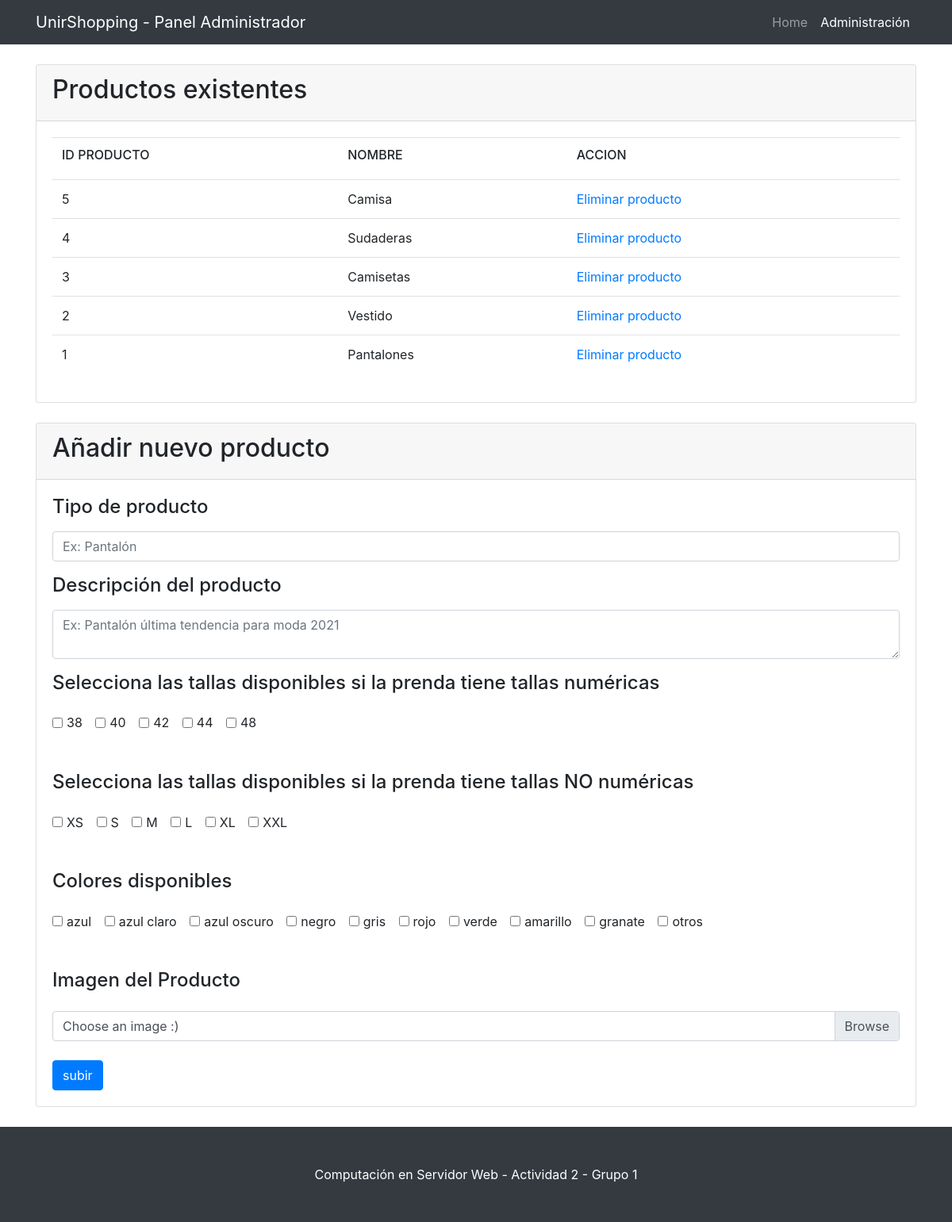
The app's page /index.php?controlador=ControladorAdmin&accion=consulta (signed in) with its own data.
### tables this page shows
CREATE TABLE `products` (
  `id` int(11) NOT NULL,
  `nombre` varchar(100) NOT NULL,
  `descripcion` varchar(200) NOT NULL,
  `tallas_disponibles` varchar(200) NOT NULL,
  `colores_disponibles` varchar(200) NOT NULL,
  `img` text NOT NULL
);

### modelo/bd/conexion.php (called while the page is built, shortened)
<?php
class Conexion{
    private $host = "localhost";
    private $usuario = "root";
    private $password = "";
    private $bd="tienda";
    public function getConexion(){
        $mysql=new mysqli($this->host, $this->usuario, $this->password, $this->bd);
        return $mysql;
    }
}
?>

### modelo/ModeloBase.php (called while the page is built, shortened)
<?php
require_once('bd/conexion.php');
require_once('Product.php');
class ModeloBase{
    private $tabla;
    private $link;
    private $obj;
    public function __construct($_tabla, $_obj){
        $this->tabla = $_tabla;
        $this->obj=$_obj;
        $this->conexion = new Conexion();
        $this->link = $this->conexion->getConexion();
    }
    public function readAll(){
        if ($result=$this->link->query("SELECT * FROM $this->tabla ORDER BY id DESC")){
            while ($row = $result->fetch_object($this->obj)) {
            $resultSet[]=$row;
            }
            return $resultSet;
        }
    }
}
?>

### modelo/Product.php (called while the page is built, shortened)
<?php
    class Product {
        private $id;
        private $nombre;
        function getId(){
            return $this->id;
        }
        function getNombre(){
            return $this->nombre;
        }
    }
?>

### vista/VistaAdmin.php (the view, shortened to what this page needs)
<?php
    function filtrado($datos){
        $datos = trim($datos);
        $datos = stripslashes($datos);
        $datos = htmlspecialchars($datos);
        return $datos;
    }
?>
<!DOCTYPE html>
<html>
<head>
    <link href="css/bootstrap.min.css" rel="stylesheet">
    <link rel="stylesheet" type="text/css" href="css/style.css">
</head>
<body>
    <nav class="navbar navbar-expand-lg navbar-dark bg-dark fixed-top">
    <div class="container">
        <a class="navbar-brand" href="index.php?controlador=ControladorAdmin&accion=consulta">UnirShopping - Panel Administrador</a>
        <div class="collapse navbar-collapse" id="navbarResponsive">
        <ul class="navbar-nav ml-auto">
          <li class="nav-item">
            <a class="nav-link" href="index.php?controlador=ControladorTienda&accion=mostrarItems">Home
            </a>
          </li>
          <li class="nav-item active">
            <a class="nav-link" href="index.php?controlador=ControladorAdmin&accion=consulta">Administración
            </a>
          </li>
        </ul>
      </div>
    </div>
    </nav>
    <div id="cuerpoAdmin" class="container">
        <div id="itemAdmin" class="card">
          <div class="card-header">
            <h2>Productos existentes</h2>
          </div>
          <div class="card-body">
            <table class="table">
                <thead class="thead-dark">
                    <td><h6>ID PRODUCTO</h6></td>
                    <td><h6>NOMBRE<h6></td>
                    <td><h6>ACCION<h6></td>
                </thead>
                <tbody>
                    <?php
                        foreach ($result as $product)
                    {
                    ?>
                        <tr>
                            <td><?php echo filtrado($product->getId());?></td>
                            <td><?php echo filtrado($product->getNombre());?></td>
                            <td><a href="index.php?controlador=ControladorAdmin&accion=delete&args=<?php echo $product->getId();?>">Eliminar producto</a></td>
                        </tr>
                    <?php
                    }
                    ?>
                </tbody>
            </table>
          </div>
        </div>
        <div id="itemAdmin" class="card">
            <div class="card-header">
                <h2>Añadir nuevo producto</h2>
            </div>
            <div class="card-body">
                <form action="index.php?controlador=ControladorAdmin&&accion=subir" class="formulario" id="formulario" name="formulario" method="POST">
                    <div class="form-group">
                        <h4><label for="exampleFormControlInput1">Tipo de producto</label></h4>
                        <input type="text" class="form-control" id="productname" name="nombre" placeholder="Ex: Pantalón" required>
                    </div>
                    <div class="form-group">
                        <h4><label for="exampleFormControlInput1">Descripción del producto</label></h4>
                        <textarea class="form-control" id="description"  name="descripcion" placeholder="Ex: Pantalón última tendencia para moda 2021" rows="2" required></textarea>
                    </div>
                    <div class="form-group">
                        <h4><label for="exampleFormControlInput1">Selecciona las tallas disponibles si la prenda tiene tallas numéricas</label></h4>
                    </div>
                    <div class="form-check form-check-inline">
                        <input class="form-check-input" type="checkbox"  name="tallasnum[]" value="38">
                        <label class="form-check-label" for="inlineCheckbox1" >38</label>
                    </div>
                    <div class="form-check form-check-inline">
                        <input class="form-check-input" type="checkbox" name="tallasnum[]" value="40">
                        <label class="form-check-label" for="inlineCheckbox2" >40</label>
                    </div>
                    <div class="form-check form-check-inline">
                        <input class="form-check-input" type="checkbox" name="tallasnum[]" value="42">
                        <label class="form-check-label" for="inlineCheckbox2" >42</label>
                    </div>
                    <div class="form-check form-check-inline">
                        <input class="form-check-input" type="checkbox"  name="tallasnum[]" value="44">
                        <label class="form-check-label" for="inlineCheckbox2" >44</label>
                    </div>
                    <div class="form-check form-check-inline">
                        <input class="form-check-input" type="checkbox" name="tallasnum[]"  value="48">
                        <label class="form-check-label" for="inlineCheckbox2">48</label>
                    </div>
                    <br><br><br>
                    <div class="form-group">
                        <h4><label for="exampleFormControlInput1">Selecciona las tallas disponibles si la prenda tiene tallas NO numéricas</label></h4>
                    </div>
                    <div class="form-check form-check-inline">
                        <input class="form-check-input" type="checkbox" name="tallasnum[]" value="XS">
                        <label class="form-check-label" for="inlineCheckbox1">XS</label>
                    </div>
                    <div class="form-check form-check-inline">
                        <input class="form-check-input" type="checkbox" name="tallasnum[]" value="S">
                        <label class="form-check-label" for="inlineCheckbox2">S</label>
                    </div>
                    <div class="form-check form-check-inline">
                        <input class="form-check-input" type="checkbox" name="tallasnum[]" value="M">
                        <label class="form-check-label" for="inlineCheckbox2">M</label>
                    </div>
                    <div class="form-check form-check-inline">
                        <input class="form-check-input" type="checkbox" name="tallasnum[]"  value="L">
                        <label class="form-check-label" for="inlineCheckbox2">L</label>
                    </div>
                    <div class="form-check form-check-inline">
                        <input class="form-check-input" type="checkbox" name="tallasnum[]"  value="XL">
                        <label class="form-check-label" for="inlineCheckbox2">XL</label>
                    </div>
                    <div class="form-check form-check-inline">
                        <input class="form-check-input" type="checkbox"  name="tallasnum[]" value="XXL">
                        <label class="form-check-label" for="inlineCheckbox2">XXL</label>
                    </div>
                    <br><br><br>
                    <div class="form-group">
                        <h4><label for="exampleFormControlInput1">Colores disponibles</label></h4>
                    </div>
                    <div class="form-check form-check-inline">
                        <input class="form-check-input" type="checkbox" name="colores[]" value="azul">
                        <label class="form-check-label" for="inlineCheckbox1">azul</label>
                    </div>
                    <div class="form-check form-check-inline">
                        <input class="form-check-input" type="checkbox" name="colores[]"  value="azul claro">
                        <label class="form-check-label" for="inlineCheckbox2">azul claro</label>
                    </div>
                    <div class="form-check form-check-inline">
                        <input class="form-check-input" type="checkbox" name="colores[]"  value="azul oscuro">
                        <label class="form-check-label" for="inlineCheckbox2">azul oscuro</label>
                    </div>
                    <div class="form-check form-check-inline">
                        <input class="form-check-input" type="checkbox" name="colores[]"  value="negro">
                        <label class="form-check-label" for="inlineCheckbox2">negro</label>
                    </div>
                    <div class="form-check form-check-inline">
                        <input class="form-check-input" type="checkbox" name="colores[]"  value="gris">
                        <label class="form-check-label" for="inlineCheckbox2">gris</label>
                    </div>
                    <div class="form-check form-check-inline">
                        <input class="form-check-input" type="checkbox" name="colores[]"  value="rojo">
                        <label class="form-check-label" for="inlineCheckbox2">rojo</label>
                    </div>
                    <div class="form-check form-check-inline">
                        <input class="form-check-input" type="checkbox" name="colores[]"  value="verde">
                        <label class="form-check-label" for="inlineCheckbox2">verde</label>
                    </div>
                    <div class="form-check form-check-inline">
                        <input class="form-check-input" type="checkbox" name="colores[]"  value="amarillo">
                        <label class="form-check-label" for="inlineCheckbox2">amarillo</label>
                    </div>
                    <div class="form-check form-check-inline">
                        <input class="form-check-input" type="checkbox" name="colores[]"  value="granate">
                        <label class="form-check-label" for="inlineCheckbox2">granate</label>
                    </div>
                    <div class="form-check form-check-inline">
                        <input class="form-check-input" type="checkbox" name="colores[]"  value="otros">
                        <label class="form-check-label" for="inlineCheckbox2">otros</label>
                    </div>
                    <br><br><br>
                    <div class="form-group">
                        <h4><label for="exampleFormControlInput1">Imagen del Producto</label></h4>
                    </div>
                    <div class="custom-file">
                        <label class="custom-file-label" for="validatedCustomFile">Choose an image :)</label>
                    </div>
                    <br><br>
                    <button type="submit" class="btn btn-primary" name="subir">subir</button>
                </form>
            </div>
        </div>
    </div>
    <footer class="py-5 bg-dark">
        <div class="container">
            <p class="m-0 text-center text-white">Computación en Servidor Web - Actividad 2 - Grupo 1</p>
        </div>
    </footer>
</body>
</html>

### css/style.css (style rules this page uses)
body { padding-top: 56px; }
#cuerpoAdmin { padding-bottom: 25px; }
#itemAdmin { margin-top: 25px; }
footer { background: #16a085; color: #fff; }

### records on screen
products: id "5", nombre "Camisa"
products: id "4", nombre "Sudaderas"
products: id "3", nombre "Camisetas"
products: id "2", nombre "Vestido"
products: id "1", nombre "Pantalones"
